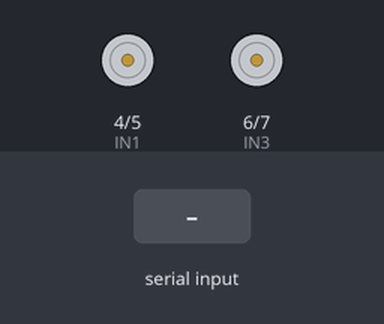
Recording of a sketch running on a simulated Arduino Uno, built with avr-gcc and run on an emulated ATmega328P. On the bench: motor-driver pin pairs drawn as motors (green arrow = first pin HIGH = forward, orange = second pin HIGH = backward, longer = more drive, scaled by the enable pin). The inputs (shaded band) are chosen by the test bench.

Above: at 1.2 s.
1.3 s: "L" received over Serial
At 1.6 s:
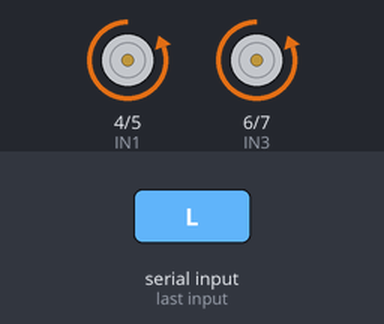
2.8 s: "R" received over Serial
At 4.0 s:
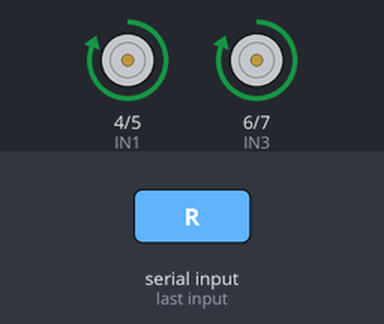
4.3 s: "F" received over Serial
At 5.1 s:
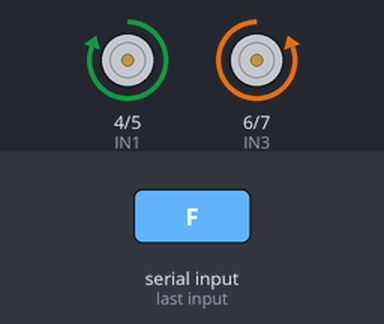
5.8 s: "B" received over Serial
At 6.2 s:
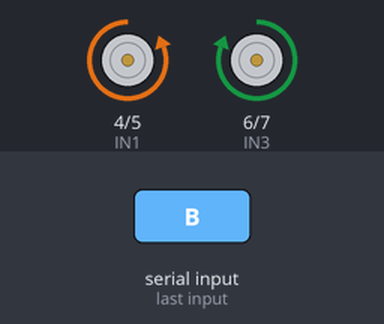
7.3 s: "S" received over Serial
At 8.6 s:
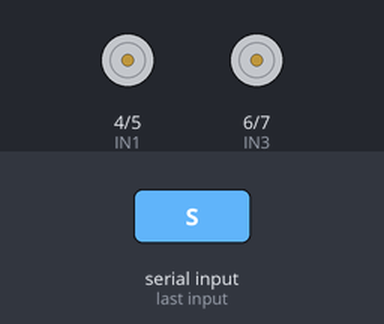
Timing chart, 0 to 9.8 s (numbered marks = the images above; inputs shaded):
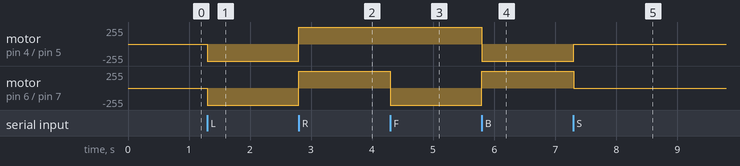

Measured:
- after the input at 1.3 s, motor on pin 4 (IN1) / pin 5 (IN2), motor on pin 6 (IN3) / pin 7 (IN4): stopped → backward 255/255 at once
- after the input at 2.8 s, motor on pin 4 (IN1) / pin 5 (IN2), motor on pin 6 (IN3) / pin 7 (IN4): backward 255/255 → forward 255/255 at once
- after the input at 4.3 s, motor on pin 6 (IN3) / pin 7 (IN4): forward 255/255 → backward 255/255 at once
- after the input at 5.8 s, motor on pin 4 (IN1) / pin 5 (IN2): forward 255/255 → backward 255/255 at once; motor on pin 6 (IN3) / pin 7 (IN4): backward 255/255 → forward 255/255 at once
- after the input at 7.3 s, motor on pin 4 (IN1) / pin 5 (IN2): backward 255/255 → stopped at once; motor on pin 6 (IN3) / pin 7 (IN4): forward 255/255 → stopped at once

The sketch:

BlueRover-A_Bluetooth-Controlled_Car_Using_Arduino_and_L298N.ino
```cpp
char command;

void setup() {
  Serial.begin(9600);

  // Motor control pins
  pinMode(4, OUTPUT); // IN1
  pinMode(5, OUTPUT); // IN2
  pinMode(6, OUTPUT); // IN3
  pinMode(7, OUTPUT); // IN4

  // Enable pins
  pinMode(9, OUTPUT);  // ENA
  pinMode(10, OUTPUT); // ENB

  // Set initial motor speed
  analogWrite(9, 255);   // Left motors (ENA)
  analogWrite(10, 255);  // Right motors (ENB)
}

void loop() {
  if (Serial.available()) {
    command = Serial.read();

    switch (command) {
      case 'L':
        digitalWrite(4, LOW);
        digitalWrite(5, HIGH);
        digitalWrite(6, LOW);
        digitalWrite(7, HIGH);
        break;

      case 'R':
        digitalWrite(4, HIGH);
        digitalWrite(5, LOW);
        digitalWrite(6, HIGH);
        digitalWrite(7, LOW);
        break;

      case 'F':
        digitalWrite(4, HIGH);
        digitalWrite(5, LOW);
        digitalWrite(6, LOW);
        digitalWrite(7, HIGH);
        break;

      case 'B':
        digitalWrite(4, LOW);
        digitalWrite(5, HIGH);
        digitalWrite(6, HIGH);
        digitalWrite(7, LOW);
        break;

      case 'S':
        digitalWrite(4, LOW);
        digitalWrite(5, LOW);
        digitalWrite(6, LOW);
        digitalWrite(7, LOW);
        break;
    }
  }
}
```
